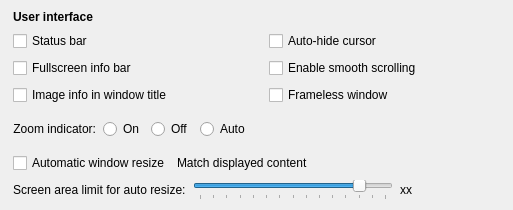
                <widget class="QWidget" name="UIOptionsGroup" native="true">
                 <property name="accessibleName">
                  <string notr="true">SGroup</string>
                 </property>
                 <layout class="QVBoxLayout" name="verticalLayout_11">
                  <property name="spacing">
                   <number>7</number>
                  </property>
                  <property name="sizeConstraint">
                   <enum>QLayout::SetDefaultConstraint</enum>
                  </property>
                  <property name="leftMargin">
                   <number>13</number>
                  </property>
                  <property name="topMargin">
                   <number>10</number>
                  </property>
                  <property name="rightMargin">
                   <number>13</number>
                  </property>
                  <property name="bottomMargin">
                   <number>10</number>
                  </property>
                  <item>
                   <layout class="QHBoxLayout" name="horizontalLayout_16">
                    <property name="leftMargin">
                     <number>0</number>
                    </property>
                    <property name="topMargin">
                     <number>0</number>
                    </property>
                    <property name="rightMargin">
                     <number>0</number>
                    </property>
                    <property name="bottomMargin">
                     <number>0</number>
                    </property>
                    <item>
                     <widget class="QLabel" name="label_15">
                      <property name="font">
                       <font>
                        <bold>true</bold>
                       </font>
                      </property>
                      <property name="text">
                       <string>User interface</string>
                      </property>
                      <property name="alignment">
                       <set>Qt::AlignLeading|Qt::AlignLeft|Qt::AlignVCenter</set>
                      </property>
                     </widget>
                    </item>
                   </layout>
                  </item>
                  <item>
                   <layout class="QVBoxLayout" name="verticalLayout_7">
                    <property name="spacing">
                     <number>7</number>
                    </property>
                    <property name="sizeConstraint">
                     <enum>QLayout::SetDefaultConstraint</enum>
                    </property>
                    <property name="leftMargin">
                     <number>0</number>
                    </property>
                    <property name="topMargin">
                     <number>0</number>
                    </property>
                    <property name="rightMargin">
                     <number>0</number>
                    </property>
                    <property name="bottomMargin">
                     <number>0</number>
                    </property>
                    <item>
                     <layout class="QGridLayout" name="gridLayout">
                      <property name="sizeConstraint">
                       <enum>QLayout::SetDefaultConstraint</enum>
                      </property>
                      <property name="leftMargin">
                       <number>0</number>
                      </property>
                      <property name="topMargin">
                       <number>0</number>
                      </property>
                      <property name="rightMargin">
                       <number>0</number>
                      </property>
                      <property name="bottomMargin">
                       <number>0</number>
                      </property>
                      <property name="horizontalSpacing">
                       <number>6</number>
                      </property>
                      <property name="verticalSpacing">
                       <number>7</number>
                      </property>
                      <item row="2" column="0">
                       <widget class="QCheckBox" name="showExtendedInfoTitle">
                        <property name="text">
                         <string>Image info in window title</string>
                        </property>
                       </widget>
                      </item>
                      <item row="2" column="1">
                       <widget class="QCheckBox" name="framelessWindowCheckBox">
                        <property name="toolTip">
                         <string>Hides the window title bar and border.
Drag the window with Alt + left mouse button, resize it by dragging its edges.</string>
                        </property>
                        <property name="text">
                         <string>Frameless window</string>
                        </property>
                       </widget>
                      </item>
                      <item row="0" column="2">
                       <spacer name="horizontalSpacer_20">
                        <property name="orientation">
                         <enum>Qt::Horizontal</enum>
                        </property>
                        <property name="sizeHint" stdset="0">
                         <size>
                          <width>40</width>
                          <height>10</height>
                         </size>
                        </property>
                       </spacer>
                      </item>
                      <item row="0" column="1">
                       <widget class="QCheckBox" name="cursorAutohideCheckBox">
                        <property name="text">
                         <string>Auto-hide cursor</string>
                        </property>
                       </widget>
                      </item>
                      <item row="1" column="1" colspan="2">
                       <widget class="QCheckBox" name="enableSmoothScrollCheckBox">
                        <property name="toolTip">
                         <string>Turn this off if you are using a touchpad with libinput driver.</string>
                        </property>
                        <property name="text">
                         <string>Enable smooth scrolling</string>
                        </property>
                       </widget>
                      </item>
                      <item row="1" column="0">
                       <widget class="QCheckBox" name="showInfoBarFullscreen">
                        <property name="text">
                         <string>Fullscreen info bar</string>
                        </property>
                       </widget>
                      </item>
                      <item row="0" column="0">
                       <widget class="QCheckBox" name="showInfoBarWindowed">
                        <property name="minimumSize">
                         <size>
                          <width>250</width>
                          <height>0</height>
                         </size>
                        </property>
                        <property name="text">
                         <string>Status bar</string>
                        </property>
                       </widget>
                      </item>
                     </layout>
                    </item>
                    <item>
                     <widget class="QWidget" name="widget_9" native="true">
                      <property name="accessibleName">
                       <string notr="true">SLine</string>
                      </property>
                     </widget>
                    </item>
                    <item>
                     <layout class="QHBoxLayout" name="horizontalLayout_23">
                      <property name="leftMargin">
                       <number>0</number>
                      </property>
                      <property name="topMargin">
                       <number>0</number>
                      </property>
                      <property name="rightMargin">
                       <number>0</number>
                      </property>
                      <item>
                       <widget class="QLabel" name="label">
                        <property name="sizePolicy">
                         <sizepolicy hsizetype="Minimum" vsizetype="Preferred">
                          <horstretch>0</horstretch>
                          <verstretch>0</verstretch>
                         </sizepolicy>
                        </property>
                        <property name="text">
                         <string>Zoom indicator:</string>
                        </property>
                        <property name="alignment">
                         <set>Qt::AlignRight|Qt::AlignTrailing|Qt::AlignVCenter</set>
                        </property>
                       </widget>
                      </item>
                      <item>
                       <widget class="QRadioButton" name="zoomIndicatorOn">
                        <property name="text">
                         <string>On</string>
                        </property>
                       </widget>
                      </item>
                      <item>
                       <widget class="QRadioButton" name="zoomIndicatorOff">
                        <property name="text">
                         <string>Off</string>
                        </property>
                       </widget>
                      </item>
                      <item>
                       <widget class="QRadioButton" name="zoomIndicatorAuto">
                        <property name="text">
                         <string>Auto</string>
                        </property>
                       </widget>
                      </item>
                      <item>
                       <spacer name="horizontalSpacer_6">
                        <property name="orientation">
                         <enum>Qt::Horizontal</enum>
                        </property>
                        <property name="sizeHint" stdset="0">
                         <size>
                          <width>40</width>
                          <height>20</height>
                         </size>
                        </property>
                       </spacer>
                      </item>
                     </layout>
                    </item>
                    <item>
                     <widget class="QWidget" name="widget_19" native="true">
                      <property name="accessibleName">
                       <string notr="true">SLine</string>
                      </property>
                     </widget>
                    </item>
                    <item>
                     <layout class="QHBoxLayout" name="horizontalLayout_28">
                      <property name="leftMargin">
                       <number>0</number>
                      </property>
                      <property name="topMargin">
                       <number>0</number>
                      </property>
                      <property name="rightMargin">
                       <number>0</number>
                      </property>
                      <item>
                       <widget class="QCheckBox" name="autoResizeWindowCheckBox">
                        <property name="text">
                         <string>Automatic window resize</string>
                        </property>
                       </widget>
                      </item>
                      <item>
                       <widget class="QLabel" name="label_50">
                        <property name="accessibleName">
                         <string notr="true">SNoteText</string>
                        </property>
                        <property name="text">
                         <string>Match displayed content</string>
                        </property>
                       </widget>
                      </item>
                      <item>
                       <spacer name="horizontalSpacer_19">
                        <property name="orientation">
                         <enum>Qt::Horizontal</enum>
                        </property>
                        <property name="sizeHint" stdset="0">
                         <size>
                          <width>40</width>
                          <height>20</height>
                         </size>
                        </property>
                       </spacer>
                      </item>
                     </layout>
                    </item>
                    <item>
                     <layout class="QHBoxLayout" name="horizontalLayout_19">
                      <property name="leftMargin">
                       <number>0</number>
                      </property>
                      <property name="topMargin">
                       <number>0</number>
                      </property>
                      <property name="rightMargin">
                       <number>0</number>
                      </property>
                      <property name="bottomMargin">
                       <number>0</number>
                      </property>
                      <item>
                       <widget class="QLabel" name="label_39">
                        <property name="text">
                         <string>Screen area limit for auto resize:</string>
                        </property>
                       </widget>
                      </item>
                      <item>
                       <widget class="QSlider" name="autoResizeLimitSlider">
                        <property name="sizePolicy">
                         <sizepolicy hsizetype="Fixed" vsizetype="Preferred">
                          <horstretch>0</horstretch>
                          <verstretch>0</verstretch>
                         </sizepolicy>
                        </property>
                        <property name="minimumSize">
                         <size>
                          <width>200</width>
                          <height>0</height>
                         </size>
                        </property>
                        <property name="minimum">
                         <number>6</number>
                        </property>
                        <property name="maximum">
                         <number>20</number>
                        </property>
                        <property name="singleStep">
                         <number>1</number>
                        </property>
                        <property name="pageStep">
                         <number>2</number>
                        </property>
                        <property name="value">
                         <number>18</number>
                        </property>
                        <property name="orientation">
                         <enum>Qt::Horizontal</enum>
                        </property>
                        <property name="tickPosition">
                         <enum>QSlider::TicksBelow</enum>
                        </property>
                        <property name="tickInterval">
                         <number>1</number>
                        </property>
                       </widget>
                      </item>
                      <item>
                       <widget class="QLabel" name="autoResizeLimit">
                        <property name="sizePolicy">
                         <sizepolicy hsizetype="Fixed" vsizetype="Preferred">
                          <horstretch>0</horstretch>
                          <verstretch>0</verstretch>
                         </sizepolicy>
                        </property>
                        <property name="minimumSize">
                         <size>
                          <width>60</width>
                          <height>0</height>
                         </size>
                        </property>
                        <property name="maximumSize">
                         <size>
                          <width>60</width>
                          <height>16777215</height>
                         </size>
                        </property>
                        <property name="text">
                         <string>xx</string>
                        </property>
                        <property name="alignment">
                         <set>Qt::AlignLeading|Qt::AlignLeft|Qt::AlignVCenter</set>
                        </property>
                       </widget>
                      </item>
                      <item>
                       <spacer name="horizontalSpacer_17">
                        <property name="orientation">
                         <enum>Qt::Horizontal</enum>
                        </property>
                        <property name="sizeHint" stdset="0">
                         <size>
                          <width>40</width>
                          <height>20</height>
                         </size>
                        </property>
                       </spacer>
                      </item>
                     </layout>
                    </item>
                   </layout>
                  </item>
                 </layout>
                </widget>
